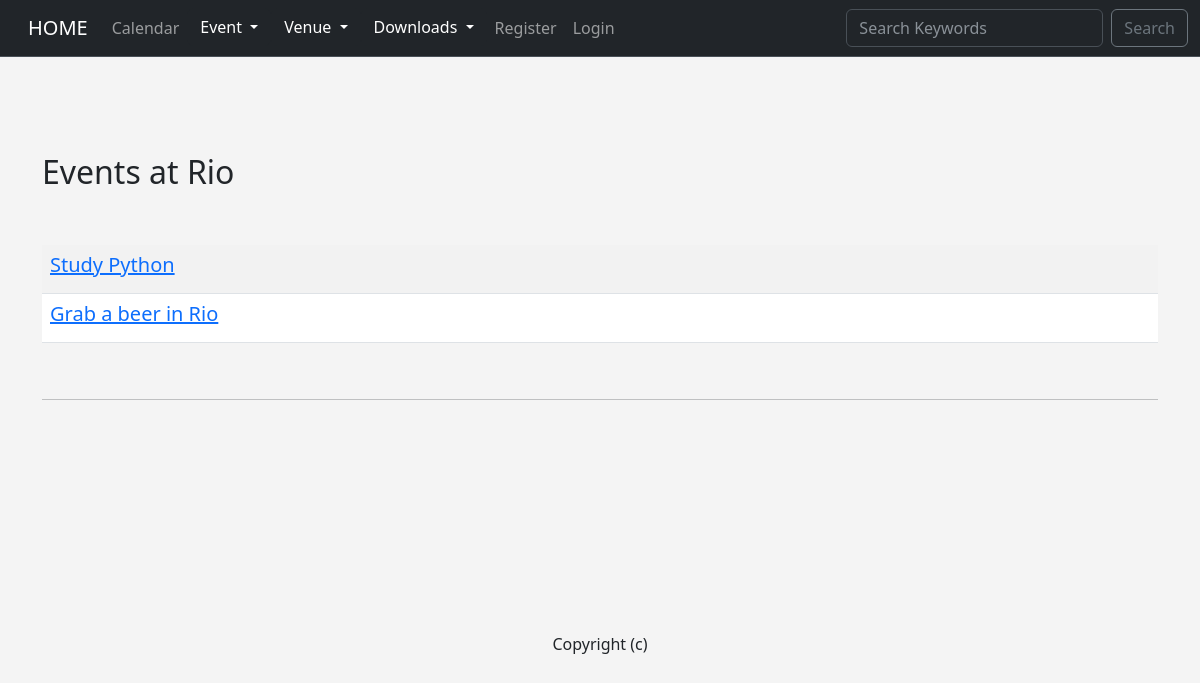
Screenshot of /venue_events/8 with the database file from the repository.
### events/models.py (models this page shows, shortened)
class Venue(models.Model):
    name = models.CharField("Venue Name", max_length=120)
    address = models.CharField(max_length=300)
    zip_code = models.CharField("Zip Code", max_length=15)
    phone = models.CharField("Contact Phone", max_length=25, blank=True)
    web = models.URLField("Website Address", blank=True)
    email_address = models.EmailField("Email Address", blank=True)
    owner = models.IntegerField("Venue Owner", blank=False, default=1)
    venue_image = models.ImageField(null=True, blank=True, upload_to="images/")
    def __str__(self):
        return self.name

class Event(models.Model):
    name = models.CharField("Event Name", max_length=120)
    event_date = models.DateTimeField("Event Date")
    venue = models.ForeignKey(Venue, blank=True, null=True, on_delete=models.CASCADE)
    manager = models.ForeignKey(User, blank=True, null=True, on_delete=models.SET_NULL)
    description = models.TextField(blank=True)
    attendees = models.ManyToManyField(MyClubUser, blank=True)
    approved = models.BooleanField("Approved", default=False)
    def __str__(self):
        return self.name

### events/views.py (the view)
# urls.py: path('venue_events/<venue_id>', views.venue_events, name="venue_events"),
def venue_events(request, venue_id):
    venue = Venue.objects.get(pk=venue_id)
    events = venue.event_set.all()
    if events:
        return render(request,
            "events/venue_events.html", {
                "venue": venue,
                "events": events,
        })
    else:
        messages.success(request, ("Currently There Is No Event At The Venue..."))
        return redirect("dashboard")

### events/templates/events/venue_events.html (shortened to what this page needs)
{% extends 'events/base.html' %}
{% block content %}
    <h2 style="margin-bottom: 30px;">Events at {{ venue }}</h2>
    <br/>
    <table class="table table-striped table-hover table-bordered-colums">
    {% for event in events %}
        {% if event.approved %}
        <tr>
            <td>
                <h5><a href="{% url 'show_event' event.id %}">{{ event }}</a></h5>
            </td>
        </tr>
        {% endif %}
    {% endfor %}
    </table>
    <br><hr>
{% endblock %}

### events/templates/events/base.html (style rules this page uses)
body { background: #f4f4f4; }

### rows the page displays
Venue: name "Rio"
Event: name "Study Python"
Event: name "Grab a beer in Rio"
